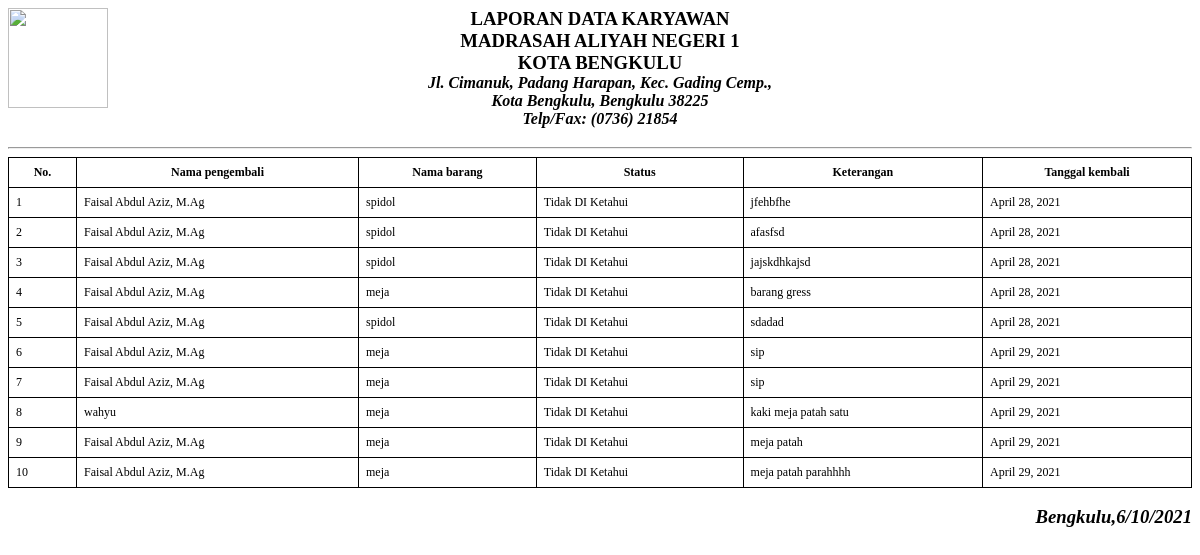
/pengawas/cetak_pengembalian/ (signed in), run on the app's committed database.
### inven/models.py (models this page shows, shortened)
class pengembalian_barang(models.Model):
    id_transaksi = models.PositiveIntegerField()
    nip_pengembali = models.CharField(max_length=250)
    nama_pengembali = models.CharField(max_length=250)
    nama_barang = models.CharField(max_length=250)
    status_pengembalian = models.CharField(
        max_length=100, default='Dikembalikan')
    tanggal_kembali = models.DateField(auto_now_add=True)
    keterangan = models.CharField(max_length=250, null=True, default='-')
    nama_op = models.CharField(max_length=50)
    kode_pinjam = models.CharField(max_length=50, null=True)

### pengawas/views.py (the view)
# urls.py: path('cetak_pengembalian/', views.cetak_pengembalian,
@login_required
def cetak_pengembalian(request):
    semua = pengembalian_barang.objects.all()
    context = {
        'semua': semua
    }
    return render(request, 'admin/laporan/c_pengembalian.html', context)

### templates/admin/laporan/c_pengembalian.html (shortened to what this page needs)
{% load static %}
<html>
<head>
</head>
<body onload="window.print();setTimeout(window.close, 0);">
    <img class="" style="float: left; width: 100px; height: 100px; margin-right: -100px;" src="{% static 'login/assets/img/logo.png' %}">
    <h3 style="text-align:center">LAPORAN DATA KARYAWAN<br>MADRASAH ALIYAH NEGERI 1<br>
        KOTA BENGKULU<br>
        <FONT SIZE="3"><I>Jl. Cimanuk, Padang Harapan, Kec. Gading Cemp.,<br> Kota Bengkulu, Bengkulu 38225 <br> Telp/Fax: (0736) 21854</FONT>
    </h3>
    <hr>
    <table cellpadding="0" cellspacing="0" border="0" class="table table-striped table-bordered" id="basic-datatable">
        <thead>
            <tr>
                <th>No.</th>
                <th>Nama pengembali</th>
                <th>Nama barang</th>
                <th>Status</th>
                <th>Keterangan</th>
                <th>Tanggal kembali</th>
            </tr>
        </thead>
        <tbody>
            <tr>
                {% for kembali in semua %}
                    <tr>
                        <td>{{forloop.counter}}</td>
                        <td>{{ kembali.nama_pengembali }}</td>
                        <td>{{ kembali.nama_barang }}</td>
                        <td>
                            {% if kembali.status_pengembalian == "Dikembalikan" %}
                            <span class="badge badge-complete">Di kembalikan</span>
                            {% else %}
                            <span class="badge badge-dark">Tidak DI Ketahui</span>
                            {% endif %}
                        </td>
                        <td>{{ kembali.keterangan }}</td>
                        <td>{{ kembali.tanggal_kembali }}</td>
                    </tr>
                {% endfor %}
            </tr>
        </tbody>
    </table>
    <h3 style="text-align:right">
        <p>Bengkulu,<span id="datetime"></span></p>
</body>
</html>

### templates/admin/laporan/c_pengembalian.html (style rules this page uses)
table { font-size: 12px; border-collapse: collapse; width: 100%; margin: 0 auto; }
table th { border: 1px solid #000; padding: 7px; font-weight: bold; text-align: center; }
table td { border: 1px solid #000; padding: 7px; vertical-align: top; }

### data on the page
pengembalian_barang: nama_pengembali "Faisal Abdul Aziz, M.Ag", nama_barang "spidol", status_pengembalian "Tidak DI Ketahui", keterangan "jfehbfhe", tanggal_kembali "April 28, 2021"
pengembalian_barang: nama_pengembali "Faisal Abdul Aziz, M.Ag", nama_barang "spidol", status_pengembalian "Tidak DI Ketahui", keterangan "afasfsd", tanggal_kembali "April 28, 2021"
pengembalian_barang: nama_pengembali "Faisal Abdul Aziz, M.Ag", nama_barang "spidol", status_pengembalian "Tidak DI Ketahui", keterangan "jajskdhkajsd", tanggal_kembali "April 28, 2021"
pengembalian_barang: nama_pengembali "Faisal Abdul Aziz, M.Ag", nama_barang "meja", status_pengembalian "Tidak DI Ketahui", keterangan "barang gress", tanggal_kembali "April 28, 2021"
pengembalian_barang: nama_pengembali "Faisal Abdul Aziz, M.Ag", nama_barang "spidol", status_pengembalian "Tidak DI Ketahui", keterangan "sdadad", tanggal_kembali "April 28, 2021"
pengembalian_barang: nama_pengembali "Faisal Abdul Aziz, M.Ag", nama_barang "meja", status_pengembalian "Tidak DI Ketahui", keterangan "sip", tanggal_kembali "April 29, 2021"
pengembalian_barang: nama_pengembali "Faisal Abdul Aziz, M.Ag", nama_barang "meja", status_pengembalian "Tidak DI Ketahui", keterangan "sip", tanggal_kembali "April 29, 2021"
pengembalian_barang: nama_pengembali "wahyu", nama_barang "meja", status_pengembalian "Tidak DI Ketahui", keterangan "kaki meja patah satu", tanggal_kembali "April 29, 2021"
pengembalian_barang: nama_pengembali "Faisal Abdul Aziz, M.Ag", nama_barang "meja", status_pengembalian "Tidak DI Ketahui", keterangan "meja patah", tanggal_kembali "April 29, 2021"
pengembalian_barang: nama_pengembali "Faisal Abdul Aziz, M.Ag", nama_barang "meja", status_pengembalian "Tidak DI Ketahui", keterangan "meja patah parahhhh", tanggal_kembali "April 29, 2021"
